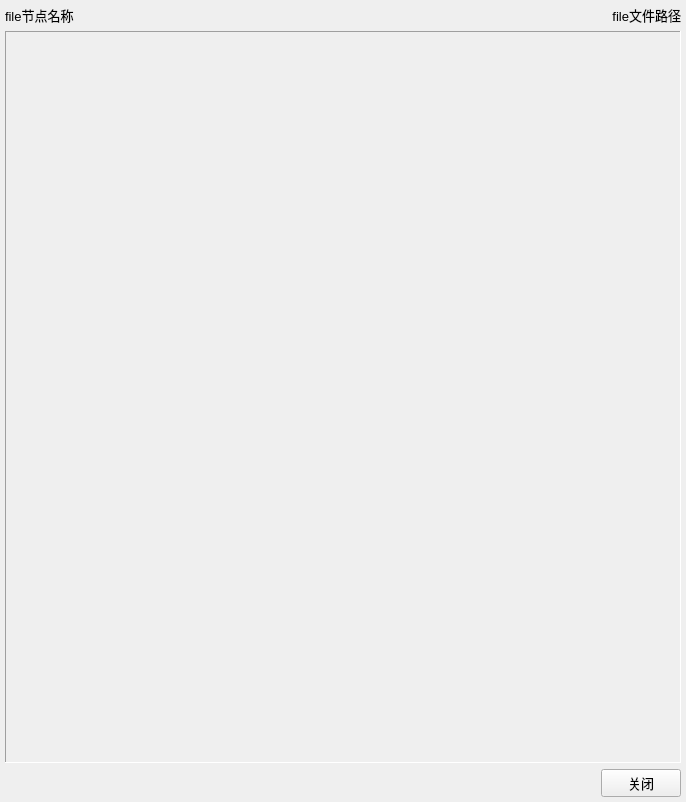
<?xml version="1.0" encoding="UTF-8"?>
<ui version="4.0">
 <class>Form</class>
 <widget class="QWidget" name="Form">
  <property name="geometry">
   <rect>
    <x>0</x>
    <y>0</y>
    <width>686</width>
    <height>802</height>
   </rect>
  </property>
  <property name="windowTitle">
   <string>Form</string>
  </property>
  <layout class="QGridLayout" name="gridLayoutWin" columnstretch="2,0">
   <property name="leftMargin">
    <number>5</number>
   </property>
   <property name="topMargin">
    <number>5</number>
   </property>
   <property name="rightMargin">
    <number>5</number>
   </property>
   <property name="bottomMargin">
    <number>5</number>
   </property>
   <property name="spacing">
    <number>6</number>
   </property>
   <item row="0" column="1">
    <widget class="QLabel" name="labelPath">
     <property name="minimumSize">
      <size>
       <width>0</width>
       <height>20</height>
      </size>
     </property>
     <property name="font">
      <font>
       <pointsize>10</pointsize>
      </font>
     </property>
     <property name="frameShape">
      <enum>QFrame::NoFrame</enum>
     </property>
     <property name="text">
      <string>file文件路径</string>
     </property>
     <property name="alignment">
      <set>Qt::AlignRight|Qt::AlignTrailing|Qt::AlignVCenter</set>
     </property>
    </widget>
   </item>
   <item row="0" column="0">
    <widget class="QLabel" name="labelName">
     <property name="minimumSize">
      <size>
       <width>0</width>
       <height>20</height>
      </size>
     </property>
     <property name="font">
      <font>
       <pointsize>10</pointsize>
      </font>
     </property>
     <property name="frameShape">
      <enum>QFrame::NoFrame</enum>
     </property>
     <property name="text">
      <string>file节点名称</string>
     </property>
    </widget>
   </item>
   <item row="2" column="0" colspan="2">
    <layout class="QHBoxLayout" name="horizontalLayout">
     <property name="spacing">
      <number>5</number>
     </property>
     <property name="bottomMargin">
      <number>0</number>
     </property>
     <item>
      <spacer name="horizontalSpacer">
       <property name="orientation">
        <enum>Qt::Horizontal</enum>
       </property>
       <property name="sizeHint" stdset="0">
        <size>
         <width>40</width>
         <height>20</height>
        </size>
       </property>
      </spacer>
     </item>
     <item>
      <widget class="QPushButton" name="pushButton">
       <property name="minimumSize">
        <size>
         <width>80</width>
         <height>28</height>
        </size>
       </property>
       <property name="font">
        <font>
         <pointsize>10</pointsize>
        </font>
       </property>
       <property name="text">
        <string>关闭</string>
       </property>
      </widget>
     </item>
    </layout>
   </item>
   <item row="1" column="0" colspan="2">
    <widget class="QScrollArea" name="scrollArea">
     <property name="frameShape">
      <enum>QFrame::Panel</enum>
     </property>
     <property name="lineWidth">
      <number>1</number>
     </property>
     <property name="widgetResizable">
      <bool>true</bool>
     </property>
     <widget class="QWidget" name="scrollAreaWidgetContents">
      <property name="geometry">
       <rect>
        <x>0</x>
        <y>0</y>
        <width>674</width>
        <height>728</height>
       </rect>
      </property>
      <layout class="QGridLayout" name="gridLayout" columnstretch="0">
       <property name="leftMargin">
        <number>5</number>
       </property>
       <property name="topMargin">
        <number>5</number>
       </property>
       <property name="rightMargin">
        <number>5</number>
       </property>
       <property name="bottomMargin">
        <number>5</number>
       </property>
       <property name="horizontalSpacing">
        <number>3</number>
       </property>
       <property name="verticalSpacing">
        <number>5</number>
       </property>
      </layout>
     </widget>
    </widget>
   </item>
  </layout>
 </widget>
 <resources/>
 <connections/>
</ui>
